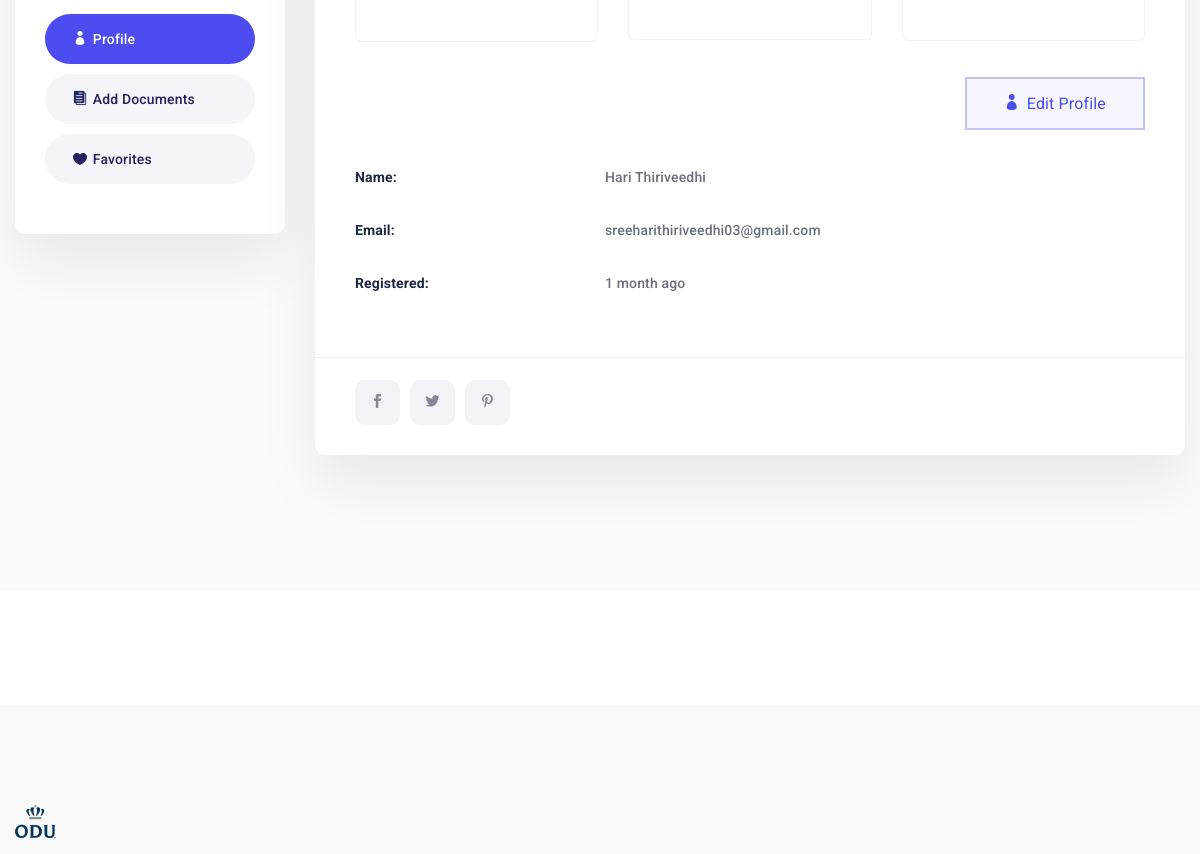
The app's page /profile.php (signed in, middle part), older data.
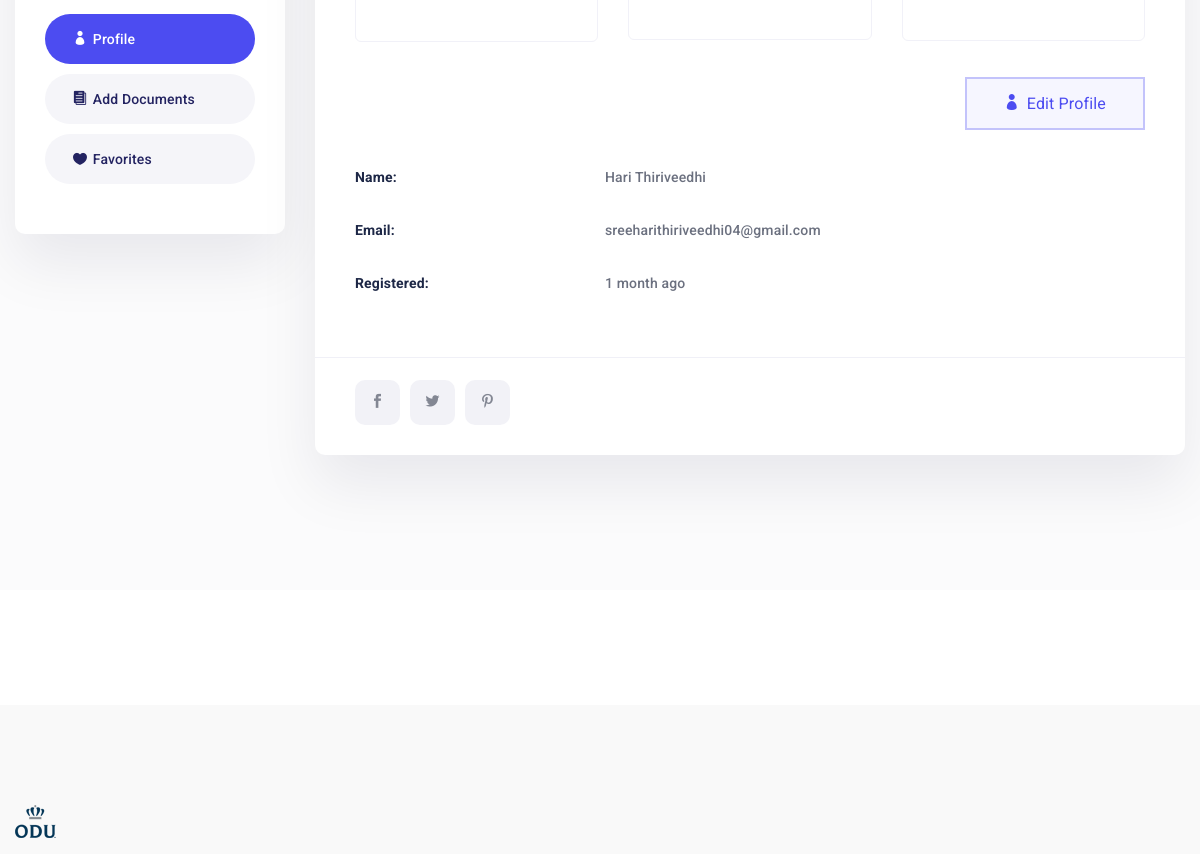
The same page, newer data.
### tables this page shows
CREATE TABLE `users` (
  `uname` varchar(20) NOT NULL,
  `fname` varchar(100) NOT NULL,
  `lname` varchar(100) NOT NULL,
  `email` varchar(255) NOT NULL,
  `password` varchar(255) NOT NULL,
  `created_date` datetime NOT NULL DEFAULT current_timestamp()
);

### helpers.php (called while the page is built, shortened)
<?php
function getCurrentUserDetails(){
    $sql = "select fname,lname,email,created_date from users where uname like '".$_SESSION['uname']."'";
    $result = mysqli_query($GLOBALS["db"], $sql);
    $resultRecord = mysqli_fetch_assoc($result);
    return $resultRecord;
}
function _ago($tm,$rcs = 0) {
    $cur_tm = time(); $dif = $cur_tm-strtotime($tm);
    $pds = array('second','minute','hour','day','week','month','year','decade');
    $lngh = array(1,60,3600,86400,604800,2630880,31570560,315705600);
    for($v = sizeof($lngh)-1; ($v >= 0)&&(($no = $dif/$lngh[$v])<=1); $v--); if($v < 0) $v = 0; $_tm = $cur_tm-($dif%$lngh[$v]);
    $no = floor($no); if($no <> 1) $pds[$v] .='s'; $x=sprintf("%d %s ",$no,$pds[$v]);
    return $x . ' ago';
}

### profile.php (the view, shortened to what this page needs)
<?php
require_once 'header.php';
require_once 'helpers.php';
?>
        <section class="forum-user-wrapper">
            <div class="container">
                <div class="row forum_main_inner">
                    <div class="col-lg-3">
                        <div class="author_option">
                            <ul class="nav nav-tabs flex-column" id="myTab" role="tablist">
                                <li class="nav-item" role="presentation">
                                    <a class="nav-link active" id="home-tab" data-toggle="tab" href="#home" role="tab"
                                        aria-controls="home" aria-selected="true">
                                        <i class="icon_profile"></i> Profile
                                    </a>
                                </li>
                                <li class="nav-item" role="presentation">
                                    <a class="nav-link" id="profile-tab"  href="addDocument.php">
                                        <i class="icon_documents"></i> Add Documents
                                    </a>
                                </li>
                                <li class="nav-item" role="presentation">
                                    <a class="nav-link" id="fav-tab" data-toggle="tab" href="#fav" role="tab"
                                        aria-controls="fav" aria-selected="false">
                                        <i class="icon_heart"></i> Favorites
                                    </a>
                                </li>
                            </ul>
                        </div>
                    </div>
                    <div class="col-lg-9">
                        <div class="forum_body_area">
                            <div class="forum_topic_list">
                                <div class="tab-content" id="myTabContent">
                                    <div class="tab-pane fade show active" id="home" role="tabpanel"
                                        aria-labelledby="home-tab">
                                        <div class="profile_info">
                                            <div class="row p_info_item_inner">
                                                <div class="col-sm-4">
                                                    <div class="p_info_item">
                                                    </div>
                                                </div>
                                                <div class="col-sm-4">
                                                    <div class="p_info_item">
                                                    </div>
                                                </div>
                                                <div class="col-sm-4">
                                                    <div class="p_info_item">
                                                    </div>
                                                </div>
                                            </div>
                                            <div class="text-right mt-5" >
                                                <a class="nav_btn icon_btn arrow_btn_small" href="editProfile.php"><i class="icon_profile"></i>Edit Profile</a>
                                            </div>
                                            <ul class="navbar-nav info_list">
                                                <li><span>Name:</span><?php echo getCurrentUserDetails()['fname'].' '.getCurrentUserDetails()['lname'];?></li>
                                                <li><span>Email:</span><?php echo getCurrentUserDetails()['email'];?></li>
                                                <li><span>Registered:</span><?php echo _ago(getCurrentUserDetails()['created_date']);?></li>
                                            </ul>
                                            <ul class="nav p_social">
                                                <li><a href="#"><i class="social_facebook"></i></a></li>
                                                <li><a href="#"><i class="social_twitter"></i></a></li>
                                                <li><a href="#"><i class="social_pinterest"></i></a></li>
                                            </ul>
                                        </div>
                                    </div>
                                </div>
                            </div>
                        </div>
                    </div>
                </div>
            </div>
        </section>
<?php
require_once 'footer.php';
?>

### header.php (shortened to what this page needs)
?><!DOCTYPE html>
<html lang="en">
<head>
    <link rel="stylesheet" href="assets/bootstrap/css/bootstrap.min.css">
    <link rel="stylesheet" href="assets/elagent-icon/style.css">
    <link rel="stylesheet" href="https://code.ionicframework.com/ionicons/2.0.1/css/ionicons.min.css">
    <link rel="stylesheet" href="assets/animation/animate.css">
    <link rel="stylesheet" href="assets/mcustomscrollbar/jquery.mCustomScrollbar.min.css">
    <link rel="stylesheet" href="css/style-main.css">
    <link rel="stylesheet" href="css/responsive.css">
</head>
<body data-scroll-animation="true">
<div class="body_wrapper">

### footer.php (shortened to what this page needs)
<footer class="footer_area footer_three doc_footer_area">
    <div class="doc_footer_top">
        <div class="footer_widgets pb_125">
            <div class="container">
                <div class="row">
                    <div class="col-lg-4 col-6">
                        <div class="f_widget doc_about_widget wow fadeInUp" data-wow-delay="0.2s">
                            <a href="#"><img src="img/logo.png" srcset="img/logo-2x.png 2x" alt=""></a>
                        </div>
                    </div>
                </div>
            </div>
        </div>
    </div>
</footer>
</div>
<?php require 'footer-js.php';

### footer-js.php (shortened to what this page needs)
</body>
</html>

Row changes from the older to the newer data that the page shows:
changed users "Hari": email "sreeharithiriveedhi03@gmail.com" → "sreeharithiriveedhi04@gmail.com"
